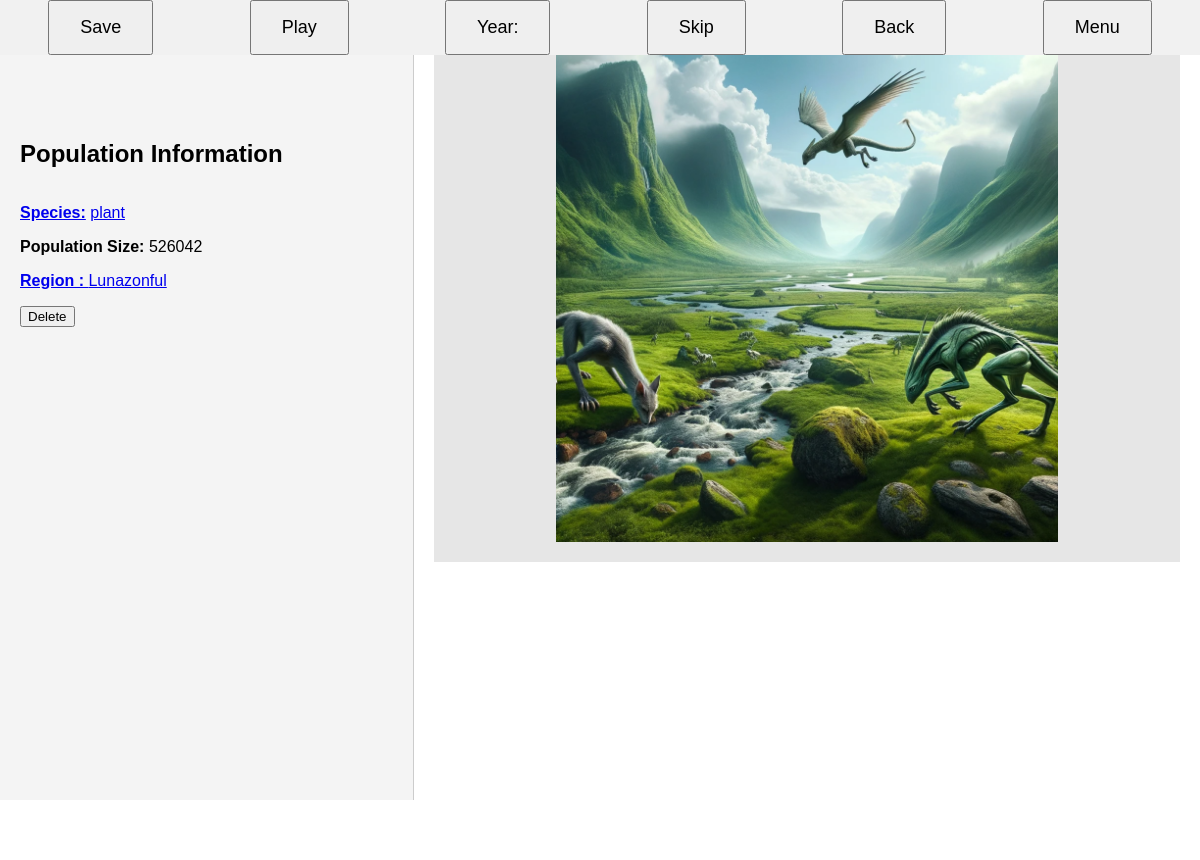
Page /population/Lunazonful/plant on the committed database.
### tables this page shows
CREATE TABLE populations (
                id INTEGER PRIMARY KEY AUTOINCREMENT,
                species TEXT NOT NULL,
                population_size INTEGER NOT NULL,
                region TEXT NOT NULL                
            );

### app.py (the view)
@app.route('/population/<region_name>/<species_name>', methods=['GET'])
def show_population(region_name, species_name):
    population = planet.db_handler.execute_sql_query("SELECT species, population_size, region FROM populations WHERE populations.region = ? AND populations.species = ?", (region_name, species_name))[0]
    image_exists = os.path.exists(os.path.join(SPECIES_IMAGE_FOLDER, f"{population[0]}.jpg"))
    return render_template('population.html', image_exists= image_exists, species_name = population[0], population_size = population[1], region_name = region_name, status=planet.status.value)

### database_handler.py (called while the page is built)
    def execute_sql_query(self, sql_query: str, params: Tuple[Any] = ()) -> List[Tuple[Any]]:
        conn = sqlite3.connect(self.db_name)
        cursor = conn.cursor()
        try:
            cursor.execute(sql_query, params)
            output = cursor.fetchall()
        except sqlite3.Error as e:
            print(f"Database error: {e}")
            output = None
        conn.close()
        return output

### templates/population.html (shortened to what this page needs)
<!DOCTYPE html>
<html>
<head>
</head>
<body>
    <div id="button-bar">
        <button class="bar-button" id="save-btn">Save</button>
        {% if status == "closed" %}
            <button class="bar-button" id="play-pause-btn" disabled>Play</button>
        {% elif status == "paused" %}
            <button class="bar-button" id="play-pause-btn">Play</button>
        {% else %}
            <button class="bar-button" id="play-pause-btn">Pause</button>
        {% endif %}
        <button class="bar-button" id="year-btn" style="cursor: not-allowed">Year: {{year}}</button>
        {% if status == "closed" %}
            <button class="bar-button" id="skip-btn" disabled>Skip</button>
        {% elif status == "paused" %}
            <button class="bar-button" id="skip-btn">Skip</button>
        {% else %}
            <button class="bar-button" id="skip-btn" disabled>Skip</button>
        {% endif %}
        <button class="bar-button" id="back-btn">Back</button>
        <button class="bar-button" id="menu-btn">Menu</button>
      </div>
    <div class="container">
        <div class="left-panel">
            <div class="header">
                <h2>Population Information</h2>
            </div>
            <p><strong><a href="/add_species">Species:</a></strong> <a href="/species/{{species_name}}">{{ species_name }}</a></p>
            <p><strong>Population Size:</strong> {{ population_size }}</p>
            <p><strong> <a href="/add_region">Region :</a></strong><a href="/region/{{region_name}}"> {{ region_name }}</a></p>
            <button id="delete-btn">Delete</button>
        </div>
        <div class="right-panel">
            <div class="image-container">
                <img src= "{{ url_for('static', filename='images/species/' + species_name + '.jpg') }}" alt="Species Image">
            </div>
            <div class="table-container">
            </div>
        </div>
    </div>
</body>
</html>

### rows in the picture
populations: species "plant", population_size "526042", region "Lunazonful", species (picture)
